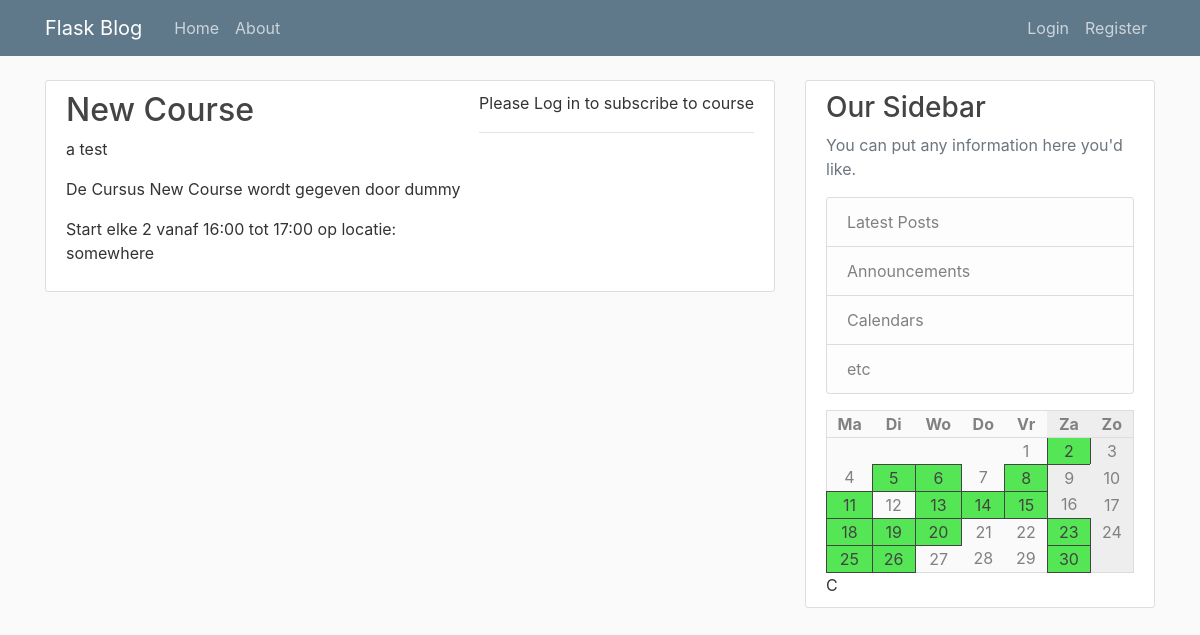
The app's page /course/2, older data.
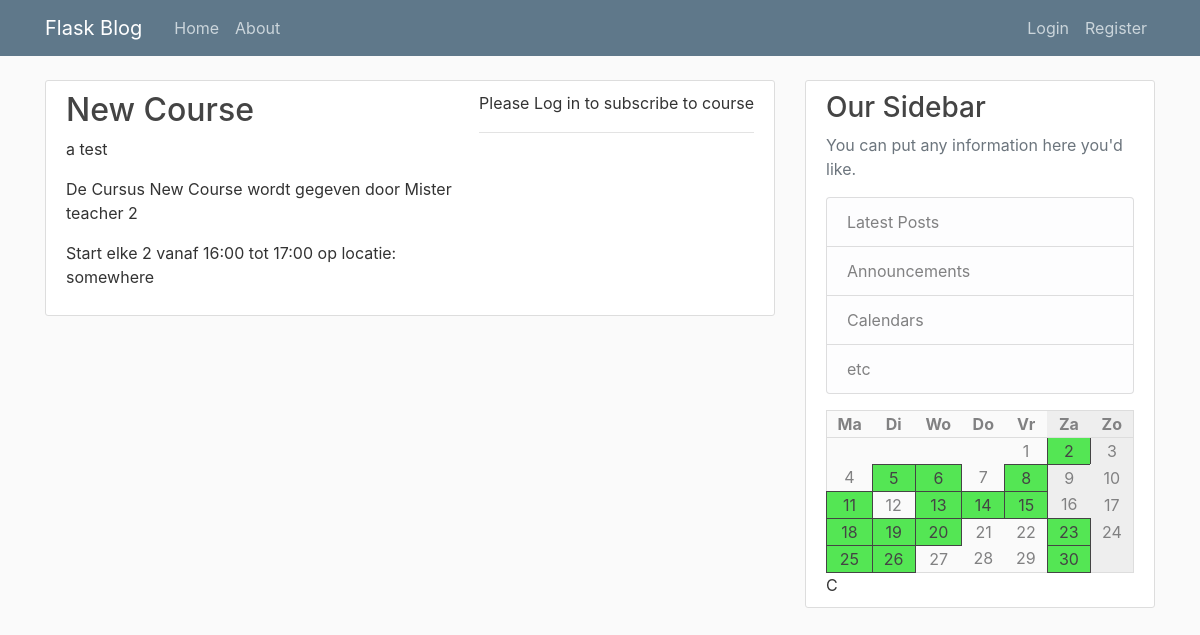
The same page, newer data.
### pgmles/models.py (models this page shows, shortened)
class User(db.Model, UserMixin):
    id = db.Column(db.Integer, primary_key=True)
    type = db.Column(db.String(6), nullable=False, default="client")
    username = db.Column(db.String(20), unique=True, nullable=False)
    email = db.Column(db.String(120), unique=True, nullable=False)
    image_file = db.Column(db.String(20), nullable=False,
                           default='default.jpg')
    password = db.Column(db.String(60), nullable=False)

### pgmles/routes.py (the view)
@app.route("/course/<int:course_id>", methods=['GET', 'POST'])
def course(course_id):
    form = SubscribeForm()
    form2 = UnsubscribeForm()
    teachers = [[teacher.id, teacher.username] for teacher in User.query.filter_by(type='teacher')]
    subscribed = None
    if current_user.is_authenticated:
        subscribed = CourseMember.query.filter_by(
            user_id=current_user.id, course_id=course_id).first()
    if form.validate_on_submit() and not subscribed:
        course = CourseMember(user_id=current_user.id, course_id=course_id)
        db.session.add(course)
        db.session.commit()
        flash('You have subscribed to this course!', 'success')
        return redirect(url_for('account'))
    if form2.validate_on_submit() and subscribed:
        db.session.delete(subscribed)
        db.session.commit()
        flash('You been have Unsubscribed to this course!', 'success')
        return redirect(url_for('account'))
    course = Course.query.get_or_404(course_id)
    return render_template('course.html', calendar=calendar, title=course.name, course=course, form=form, form2=form2, show=not subscribed, teachers=teachers)

### pgmles/templates/course.html (shortened to what this page needs)
{% extends "layout.html" %}
{% block content %}
    <article class="media content-section">
        <div class="media-body">
            <h2><a class="article-title" href="{{url_for('course', course_id=course.id)}}">
              {{course.name}}
            </a></h2>
            <p> {{course.description}}</p>
            <p>De Cursus {{course.name}} wordt gegeven door
              {%for x in teachers%}
                {%if x[0] == course.teacher_id%}
                  {{x[1]}}
                {%endif%}
              {%endfor%}
            </p>
            <p>Start elke {{course.weekday}} vanaf {{course.start}} tot {{course.end}} op locatie: {{course.location}}</p>
        </div>
        <div class="article-metadata">
            {% if current_user.is_authenticated %}
                {% if show %}
                <form method="POST" action="">
                    {{ form.hidden_tag() }}
                    <div class="form-group">
                        {{ form.submit(class="btn btn-outline-info") }}
                    </div>
                </form>
                {% else %}
                <form method="POST" action="">
                    {{ form2.hidden_tag() }}
                    <div class="form-group">
                        {{ form2.submit(class="btn btn-outline-info") }}
                    </div>
                </form>
                {%endif%}
            {% else %}
                <p> Please Log in to subscribe to course</p>
            {% endif %}
        </div>
    </article>
{% endblock content %}

Row changes from the older to the newer data that the page shows:
no longer on this page (row unchanged): User: username "dummy"
added User: username "Mister teacher 2"
